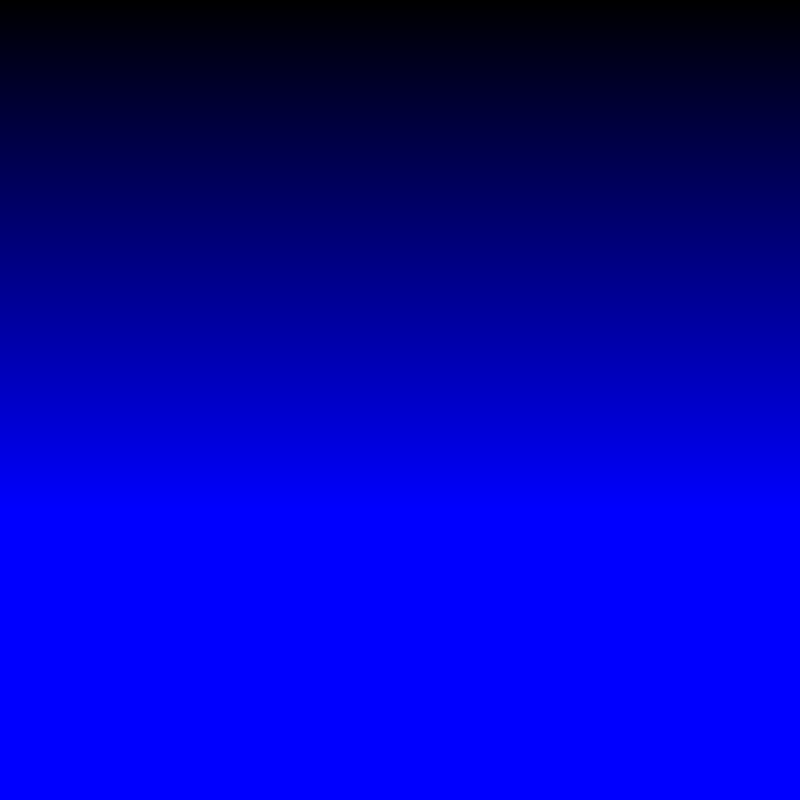
Frame 1 (no input)
Frame 60 (the mouse pressed at the canvas centre just before this capture): identical to frame 1, image omitted
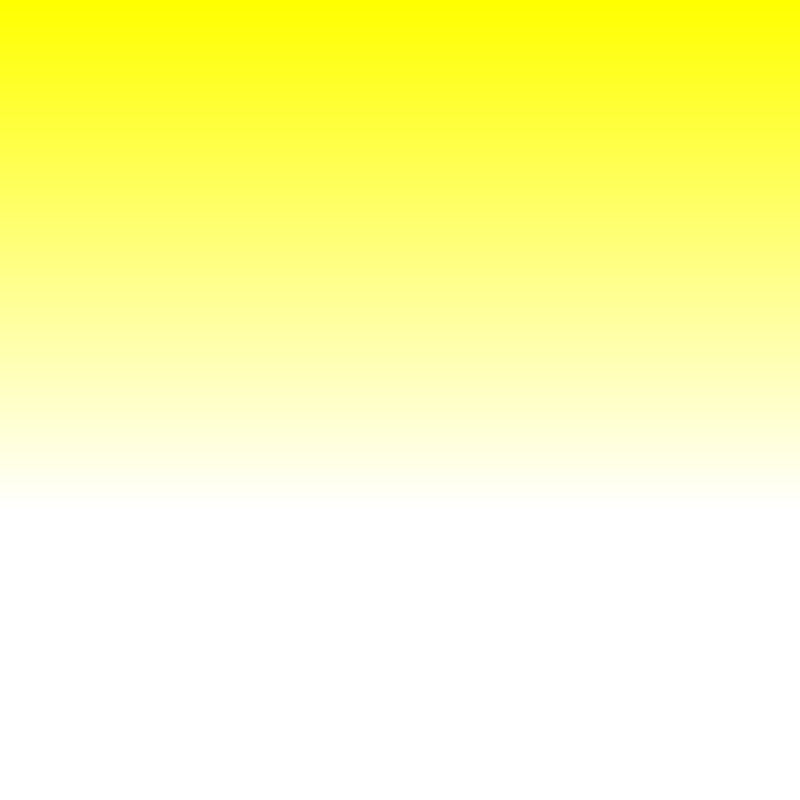
Frame 120 (the mouse held since frame 60 and released just before this capture)

The Processing sketch that drew these frames (run headless with seeded random() and noise(); from frame 60 on, the mouse is pressed at the canvas centre):

// Processing sketch: gradient
// ── gradient.pde
// In this sketch you learn how to modify each of the pixels that are within the canvas
// at once. In this specific case how to moidfy their color
// See detailed explanation of each element ahead.

// you establish the size of the canvas
void setup() {
  size(800, 800);
}

// set the background initial color

void draw() {
  background(50);

  // everytime you are going to modify the pixels you need to start 
  // with this function 
  loadPixels();

  // tha nested loop allows you to make something happen
  // (in this case to modify their color) to all the pixels 
  // along the "y"axis and along the "x" axis

  for (int y = 0; y < height; y++) {
    for (int x = 0; x < width; x++) {
      pixels[x+y*width] = color (mouseX, mouseY, y/2);
      // the formula "x + y = width" allows you to go along all the pixels 
      // because of the poxels array and modify their color at once by
      // modifying the RGB parameters
    }
  }

  // evertime you finish to modify the pixels you need to end 
  // with this function 
  updatePixels();
}
